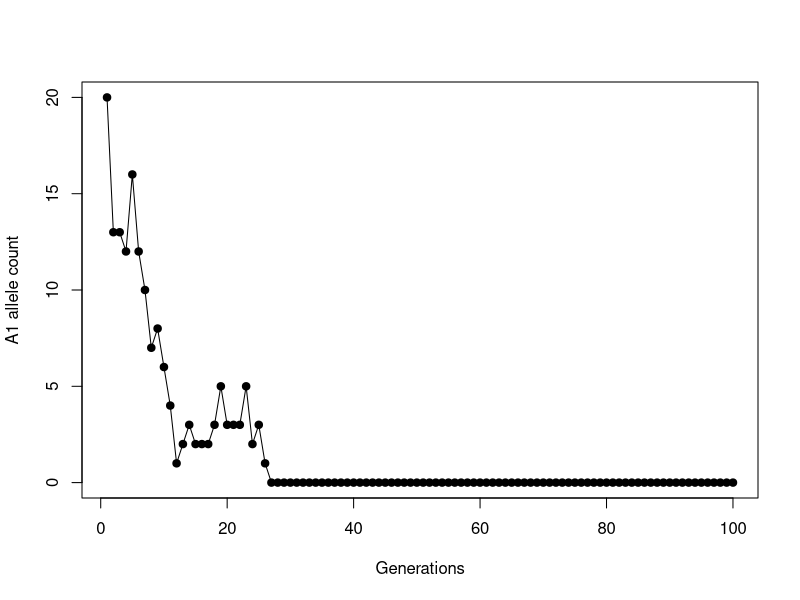
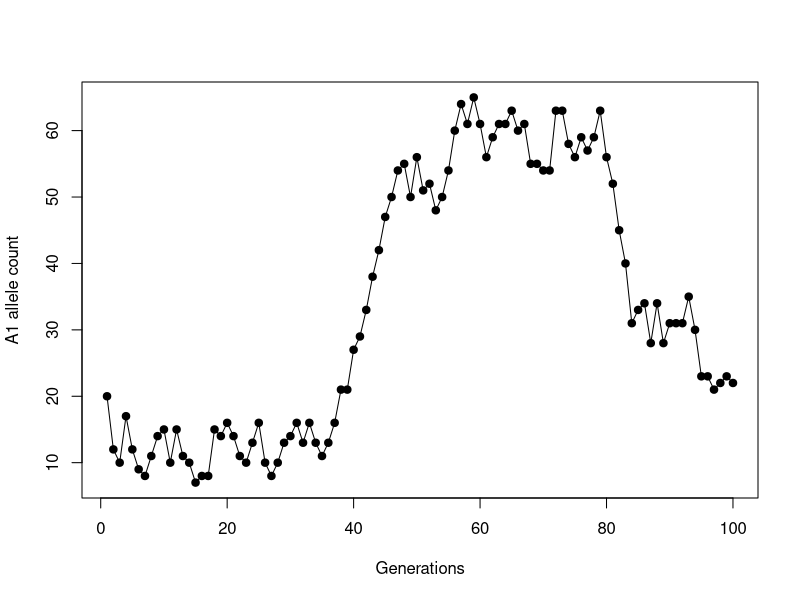
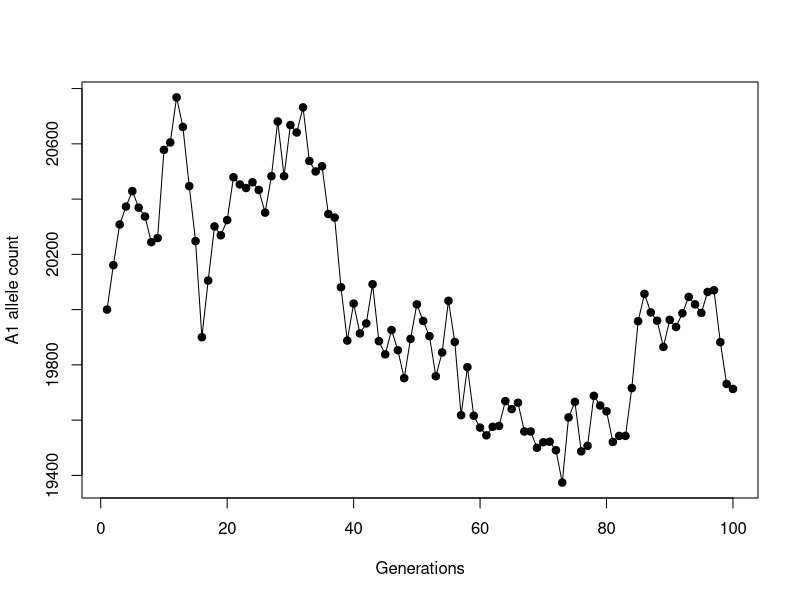

These figures' R source, in order:
## ---- chunk 1
wright_fisher <- function(N=1000, t=100, A1=100){
  # N: number of diploid individuals. [N=1000, integer]
  # t: number of generations. [t=100, numeric]
  # A1: number of A1 (the minor allele) in the first generation. [A1=10, integer]

  # create a vector 
  x <- 0
  x[1] <- A1

  # Start to loop over m generations
  # binomial sampling at each generation - determines allele count in next generations
  for (i in 2:t){
    # calculate allele freq in the current generation
    k <- (x[i-1])/(2*N)
    # generate a vector with 2N individuals
    n <- seq(0,2*N,1)
    
    # density for the binomial distribution with paramters size=2N and prob=k
    prob <- dbinom(n, 2*N, k)
    # plot(prob)
    # choose one from a vector each with certain prob
    x[i] <- sample(0:(2*N), 1, prob=prob)
  }
  # return back the results
  return(x)
}

# sim1 <- wright_fisher(N=50, t=100, A1=20)
## ---- chunk 2
set.seed(12345879)
sim1 <- wright_fisher(N=50, t=10000, A1=20)
plot(sim1[1:100], type="o", pch=19, xlab="Generations", ylab="A1 allele count")

sim1 <- wright_fisher(N=50, t=1000, A1=20)
plot(sim1[1:100], type="o", pch=19, xlab="Generations", ylab="A1 allele count")

## ---- chunk 3
set.seed(123456)
sim1 <- wright_fisher(N=50000, t=100, A1=20000)
plot(sim1[1:100], type="o", pch=19, xlab="Generations", ylab="A1 allele count")
